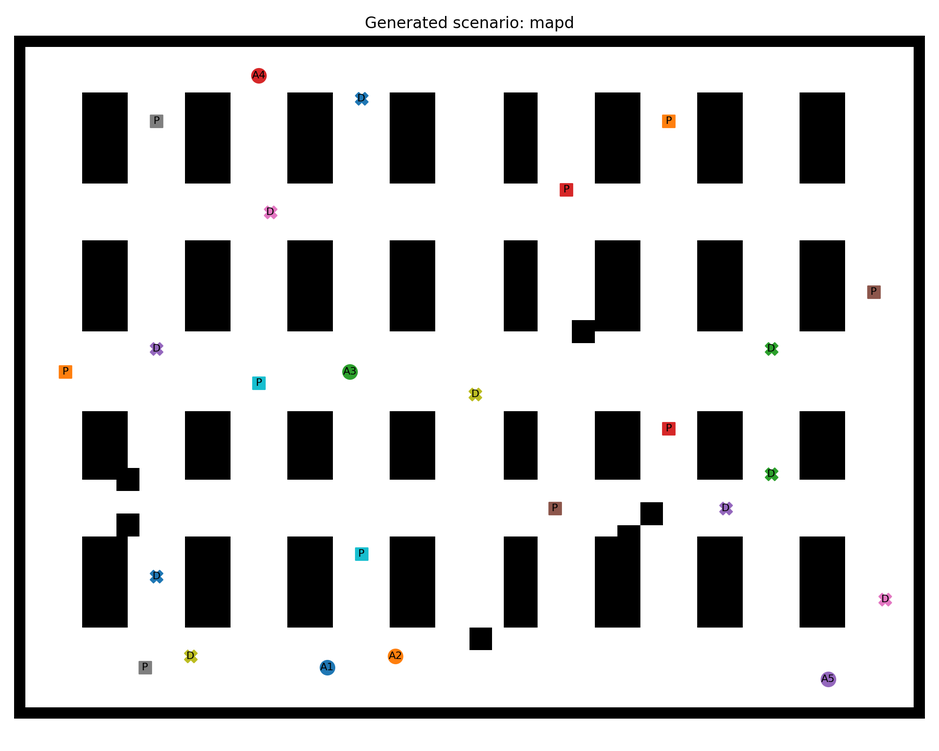
#> input picture data/case_001_warehouse_mapd/preview.png, 939 x 751 px, shrunk from 2000 x 1600 before the run
$ python -i agent_detector.py   (imports and definitions only)
#> lines starting #> are read from the running program, lines starting #| are printed output that depends on the picture; after the words box and inside, x2 and y2 are one past the last pixel; in counts of white or black regions, pixels touching at a corner belong together
#> further down, picture is the input picture: shape (751, 939, 3); mean B, G, R 196.4, 196.5, 196.6
"""
agent_detector.py
=================
Universal CV-based detector for multi-agent polygon environments.

Works with ANY color scheme generated by the polygon tool — does NOT
rely on hardcoded HSV ranges.  Instead it:
  1. Finds the map bounding box inside preview.png
  2. Clusters all saturated colored pixels into N blobs (one per agent)
  3. Separates agents (circles) from P/D markers (small squares) by shape
  4. Detects P/D markers (pickup / dropoff) for MAPD scenarios
  5. Falls back to scenario.json ground-truth when CV detection fails
"""

import cv2
import numpy as np
import json
from typing import List, Dict, Tuple, Optional


# === helpers ================================

def find_map_region(img: np.ndarray) -> Tuple[int, int, int, int]:
    """
    Locate the map bounding box inside preview.png.
    The map is surrounded by a thick black border — we find the largest
    rectangular contour on a dark-thresholded image.

    Returns (x_min, y_min, x_max, y_max) in pixel coordinates.
    """
    gray = cv2.cvtColor(img, cv2.COLOR_BGR2GRAY)
    _, thresh = cv2.threshold(gray, 30, 255, cv2.THRESH_BINARY_INV)
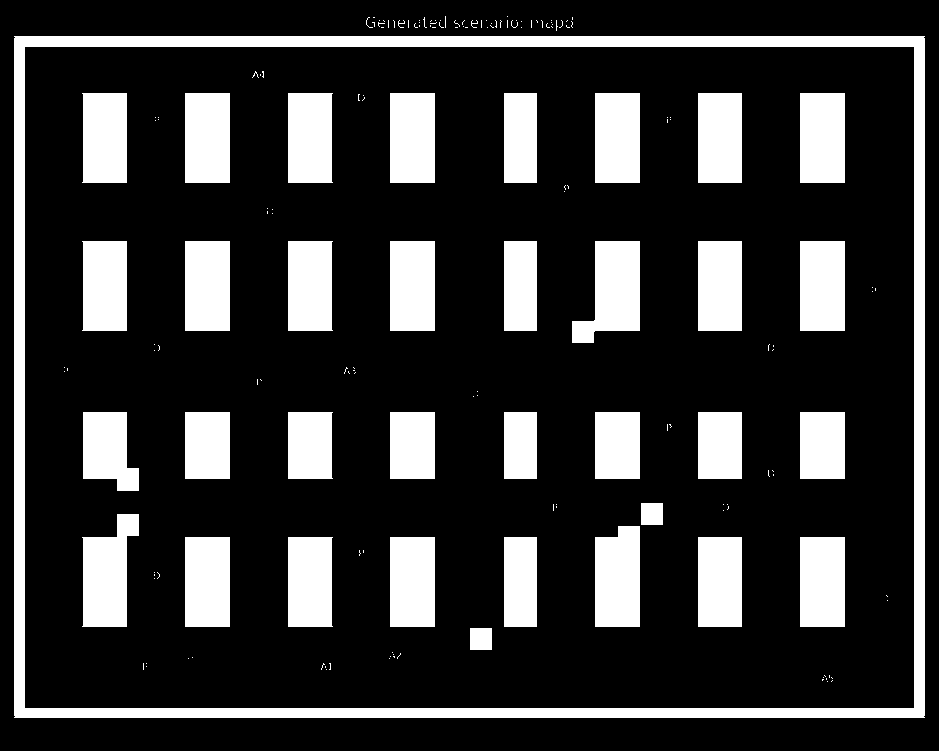
#> thresh: shape (751, 939); 21.7% white; 178 white regions (141 under 20 px)
    contours, _ = cv2.findContours(thresh, cv2.RETR_EXTERNAL,
                                   cv2.CHAIN_APPROX_SIMPLE)
#> contours = 58 contours, 57 with area under 20; largest, box (x1, y1, x2, y2) and area: (14, 36, 925, 718) 619706
    if not contours:
        h, w = img.shape[:2]
        return (0, 0, w, h)
    largest = max(contours, key=cv2.contourArea)
#> largest = contour of 12 points, box (x1, y1, x2, y2) (14, 36, 925, 718), area 619706
    x, y, w, h = cv2.boundingRect(largest)
#> x = 14; y = 36; w = 911; h = 682
    margin = 5
    return (x + margin, y + margin, x + w - margin, y + h - margin)


# [305 lines left out: functions pixel_to_grid, _saturation_mask, _dominant_hue, _extract_blobs, _hue_distance, _assign_blobs_to_agents and 4 more, not called in this run]


# === module self-test ================================
# [43 lines not run here, left out]

>>> import cv2
>>> picture = cv2.imread('data/case_001_warehouse_mapd/preview.png')
>>> result = find_map_region(picture)
#> result = (19, 41, 920, 713)
